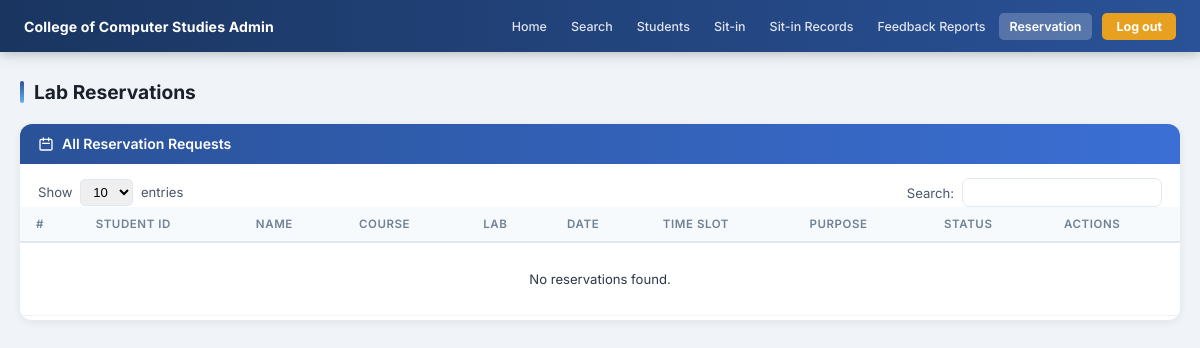
/admin/reservations (signed in), run on an earlier commit of the app's database.
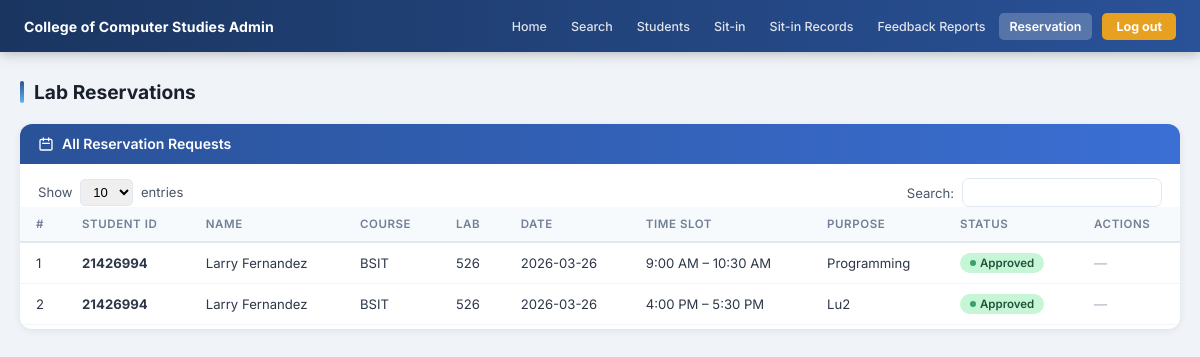
And on a later commit of the database.
### tables this page shows
CREATE TABLE reservations (
            id           INTEGER PRIMARY KEY AUTOINCREMENT,
            idno         VARCHAR(20)  NOT NULL,
            lab          VARCHAR(20)  NOT NULL,
            date         DATE         NOT NULL,
            time_slot    VARCHAR(50)  NOT NULL,
            purpose      VARCHAR(100) NOT NULL,
            status       VARCHAR(20)  DEFAULT 'pending',
            created_at   TIMESTAMP    DEFAULT CURRENT_TIMESTAMP,
            FOREIGN KEY (idno) REFERENCES students(idno)
        );

CREATE TABLE students (
            id             INTEGER PRIMARY KEY AUTOINCREMENT,
            idno           VARCHAR(20)  UNIQUE NOT NULL,
            lastname       VARCHAR(50)  NOT NULL,
            firstname      VARCHAR(50)  NOT NULL,
            middlename     VARCHAR(50),
            course         VARCHAR(20)  NOT NULL,
            level          VARCHAR(5)   NOT NULL,
            email          VARCHAR(100) UNIQUE NOT NULL,
            address        TEXT,
            password       VARCHAR(255) NOT NULL,
            image_filename VARCHAR(255),
            remaining_session INTEGER DEFAULT 30,
            created_at     TIMESTAMP DEFAULT CURRENT_TIMESTAMP
        , profile_image TEXT);

### app.py (the view)
@app.route('/admin/reservations')
def admin_reservations():
    r = admin_required()
    if r: return r
    reservations = get_all_reservations()
    return render_template('admin_reservations.html', reservations=reservations)

### app.py (called while the page is built)
def is_logged_in():
    return 'student_id' in session

def is_admin():
    return session.get('role') == 'admin'

def admin_required():
    if not is_logged_in() or not is_admin():
        flash('Admin access required.', 'error')
        return redirect(url_for('login'))

### dbhelper.py (called while the page is built)
def connect():
    base_path = os.path.dirname(os.path.abspath(__file__))
    db_path   = os.path.join(base_path, "sysarch.db")
    conn      = sqlite3.connect(db_path)
    conn.row_factory = sqlite3.Row
    return conn

def get_all_reservations():
    conn = connect()
    cur  = conn.cursor()
    cur.execute('''
        SELECT r.*, st.firstname, st.lastname, st.course
        FROM reservations r
        JOIN students st ON r.idno = st.idno
        ORDER BY r.created_at DESC
    ''')
    rows = cur.fetchall()
    conn.close()
    return rows

### templates/admin_reservations.html (shortened to what this page needs)
<!DOCTYPE html>
<html lang="en">
<head>
  <link rel="stylesheet" href="{{ url_for('static', filename='css/admin.css') }}">
</head>
<body>
{% from 'macros.html' import admin_nav %}
{{ admin_nav('reservation') }}
<div class="admin-page">
  <div class="page-heading">Lab Reservations</div>
  <div class="card">
    <div class="card-header">
      <svg width="16" height="16" fill="none" viewBox="0 0 24 24" stroke="currentColor"><path stroke-linecap="round" stroke-linejoin="round" stroke-width="2" d="M8 7V3m8 4V3m-9 8h10M5 21h14a2 2 0 002-2V7a2 2 0 00-2-2H5a2 2 0 00-2 2v12a2 2 0 002 2z"/></svg>
      All Reservation Requests
    </div>
    <div class="table-toolbar">
      <div class="entries-select">Show <select><option>10</option><option>25</option><option>50</option></select> entries</div>
      <div style="display:flex;align-items:center;gap:8px;font-size:0.82rem;color:#4a5568;">
        Search: <input type="text" id="tableSearch" oninput="searchTable(this.value)" class="table-search-input"/>
      </div>
    </div>
    <div class="table-wrap">
      <table class="data-table" id="resTable">
        <thead>
          <tr><th>#</th><th>Student ID</th><th>Name</th><th>Course</th><th>Lab</th><th>Date</th><th>Time Slot</th><th>Purpose</th><th>Status</th><th>Actions</th></tr>
        </thead>
        <tbody>
          {% for r in reservations %}
          <tr>
            <td>{{ loop.index }}</td>
            <td><strong>{{ r.idno }}</strong></td>
            <td>{{ r.firstname }} {{ r.lastname }}</td>
            <td>{{ r.course }}</td>
            <td>{{ r.lab }}</td>
            <td>{{ r.date }}</td>
            <td>{{ r.time_slot }}</td>
            <td>{{ r.purpose }}</td>
            <td><span class="badge badge-{{ 'success' if r.status=='approved' else ('danger' if r.status=='rejected' else 'warning') }}">{{ r.status|capitalize }}</span></td>
            <td>
              {% if r.status == 'pending' %}
              <a href="{{ url_for('update_reservation', res_id=r.id, status='approved') }}" class="btn btn-sm btn-success">Approve</a>
              <a href="{{ url_for('update_reservation', res_id=r.id, status='rejected') }}" class="btn btn-sm btn-danger" onclick="return confirm('Reject this reservation?')">Reject</a>
              {% else %}
              <span class="text-muted">—</span>
              {% endif %}
            </td>
          </tr>
          {% else %}
          <tr><td colspan="10" class="no-data-cell">No reservations found.</td></tr>
          {% endfor %}
        </tbody>
      </table>
    </div>
  </div>
</div>
</body>
</html>

What changed in the data, as far as the page shows it:
added reservations: idno "21426994", firstname "Larry", lastname "Fernandez", course "BSIT", lab "526", date "2026-03-26", time_slot "9:00 AM – 10:30 AM", purpose "Programming", status "Approved"
added reservations: idno "21426994", firstname "Larry", lastname "Fernandez", course "BSIT", lab "526", date "2026-03-26", time_slot "4:00 PM – 5:30 PM", purpose "Lu2", status "Approved"
Also different on the page:
text no longer shown: "No reservations found."
